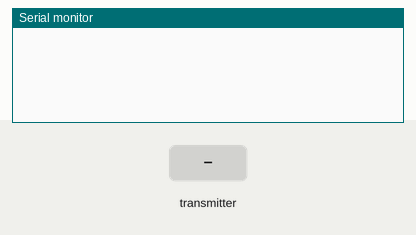
The sketch below on a simulated ESP32. Parts: the last lines printed to the serial monitor. Inputs (shaded band) come from the test bench.

Above: at 1.2 s.
1.3 s: the transmitter starts sending message_type = 0
At 1.61 s:
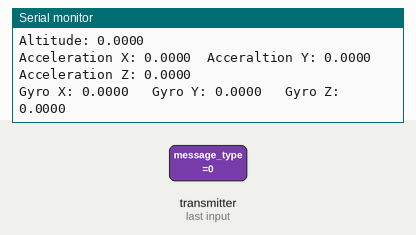
2.8 s: the transmitter starts sending pilot_altitude = 25
4.3 s: the transmitter starts sending pilot_acceleration_x = 25
5.8 s: the transmitter starts sending pilot_acceleration_y = 25
7.3 s: the transmitter starts sending pilot_acceleration_z = 25
8.8 s: the transmitter starts sending pilot_gyro_x = 25
At 9.11 s:
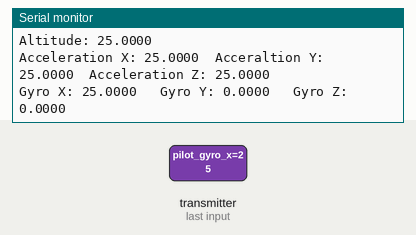

The sketch:

GroundStation.ino
```cpp
#include <esp_now.h>
#include <WiFi.h>

#include <Wire.h>

// REPLACE WITH THE MAC Address of your receiver
uint8_t broadcastAddress[] = {0xEC, 0x94, 0xCB, 0x6D, 0xD5, 0x34};
//PILOT: EC:94:CB:6D:D5:34
//GROUND: EC:94:CB:6D:02:00


// Label Local Device
String device_name = "GROUND";

// Create a struct_message to hold outgoing message

enum broadcast_message_types{
  DATAMESSAGE,
  STATUSMESSAGE
};

//Must match the receiver structure
typedef struct struct_message {
    String sender_value;

    int message_type;

    String status_str;

    float pilot_altitude;

    float pilot_acceleration_x;
    float pilot_acceleration_y;
    float pilot_acceleration_z;

    float pilot_gyro_x;
    float pilot_gyro_y;
    float pilot_gyro_z;

    //unsigned long program_time;

} struct_message;

// Create a struct_message to hold incoming message
struct_message incoming_message;

// Create a struct_message to hold outgoing message
struct_message outgoing_message;

esp_now_peer_info_t peerInfo;

// Callback when data is sent
void OnDataSent(const uint8_t *mac_addr, esp_now_send_status_t status) {
  Serial.print("\r\nLast Packet Send Status:\t");
  Serial.println(status == ESP_NOW_SEND_SUCCESS ? "Delivery Success" : "Delivery Fail");
  if (status ==0){
    //success = "Delivery Success :)";
  }
  else{
    //success = "Delivery Fail :(";
  }
}


int message_type;
String status_str, sender_name;
float pilot_altitude, pilot_accel_x, pilot_gyro_x, pilot_accel_y, pilot_gyro_y, pilot_accel_z, pilot_gyro_z;


// Callback when data is received
void OnDataRecv(const uint8_t * mac, const uint8_t *incomingData, int len) {
  memcpy(&incoming_message, incomingData, sizeof(incoming_message));
  Serial.print("Bytes received: ");
  Serial.println(len);

  sender_name = incoming_message.sender_value;
  message_type = incoming_message.message_type;

  status_str = incoming_message.status_str;

  pilot_altitude = incoming_message.pilot_altitude;

  pilot_accel_x = incoming_message.pilot_acceleration_x;
  pilot_accel_y = incoming_message.pilot_acceleration_y;
  pilot_accel_z = incoming_message.pilot_acceleration_z;

  pilot_gyro_x = incoming_message.pilot_gyro_x;
  pilot_gyro_y = incoming_message.pilot_gyro_y;
  pilot_gyro_z = incoming_message.pilot_gyro_z;

  //printMessageStruct("INCOMING", incoming_message);

  updateSerialMonitor();

}

void setup() {
  // Init Serial Monitor
  Serial.begin(115200);

  // Set device as a Wi-Fi Station
  WiFi.mode(WIFI_STA);

  // Init ESP-NOW
  if (esp_now_init() != ESP_OK) {
    Serial.println("Error initializing ESP-NOW");
    return;
  }

  // Once ESPNow is successfully Init, we will register for Send CB to
  // get the status of Trasnmitted packet
  esp_now_register_send_cb(OnDataSent);

  // Register peer
  memcpy(peerInfo.peer_addr, broadcastAddress, 6);
  peerInfo.channel = 0;
  peerInfo.encrypt = false;

  // Add peer
  if (esp_now_add_peer(&peerInfo) != ESP_OK){
    Serial.println("Failed to add peer");
    return;
  }
  // Register for a callback function that will be called when data is received
  esp_now_register_recv_cb(OnDataRecv);
}

void loop() {

}

void updateSerialMonitor(){

  if(message_type == STATUSMESSAGE){
    Serial.print(sender_name);
    Serial.print(":");
    Serial.println(status_str);
    }

  else if(message_type == DATAMESSAGE){
    Serial.print(sender_name);
    Serial.println(":");

  Serial.print("Altitude: ");
  Serial.println(pilot_altitude, 4);

  Serial.print("Acceleration X: ");
  Serial.print(pilot_accel_x, 4);
  Serial.print("\tAcceraltion Y: ");
  Serial.print(pilot_accel_y, 4);
  Serial.print("\tAcceleration Z: ");
  Serial.println(pilot_accel_z, 4);

  Serial.print("Gyro X: ");
  Serial.print(pilot_gyro_x, 4);
  Serial.print("\t Gyro Y: ");
  Serial.print(pilot_gyro_y, 4);
  Serial.print("\t Gyro Z: ");
  Serial.println(pilot_gyro_z, 4);

    }
  else {
    Serial.print(sender_name);
    Serial.print(": Hello, ");
    Serial.println(device_name);
   }

}
```

Measured:
- after the input at 1.3 s, the serial monitor: prints a new line at once (image 1)
- after the input at 8.8 s, the serial monitor: prints a new line at once (image 2)
